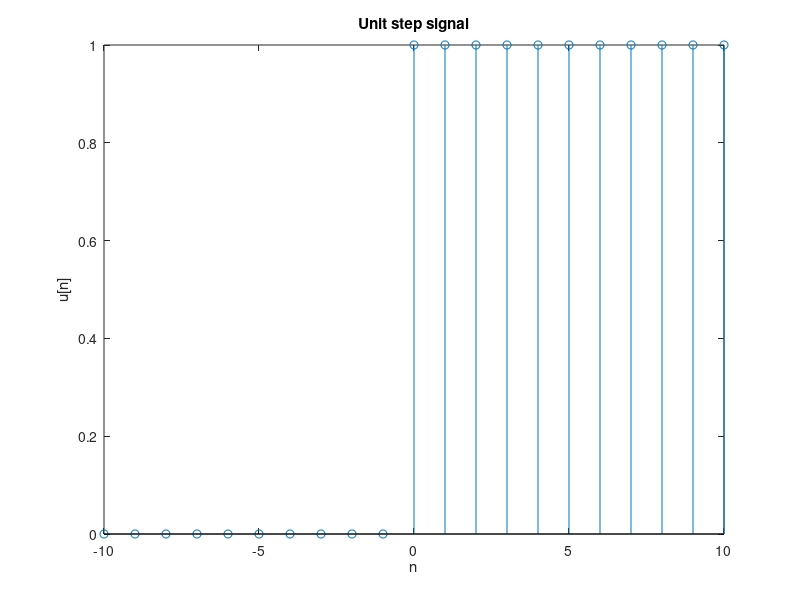

This chart was generated by the following MATLAB code:
%%%%%%%%%%%%%%%%%%%%%%%%%%%%%%%%%%Unit step signal%%%%%%%%%%%%%%%%%%%%%%%%%%%

%Signal Generation
clc
clear all
n = [-10:10];
for i=1:length(n)
    if(n(i) >= 0)
        xn(i)=1;
    else
        xn(i)=0;
    end
end

%This is for plotting
stem(n,xn);
xlabel("n");
ylabel("u[n]");
title("Unit step signal");
